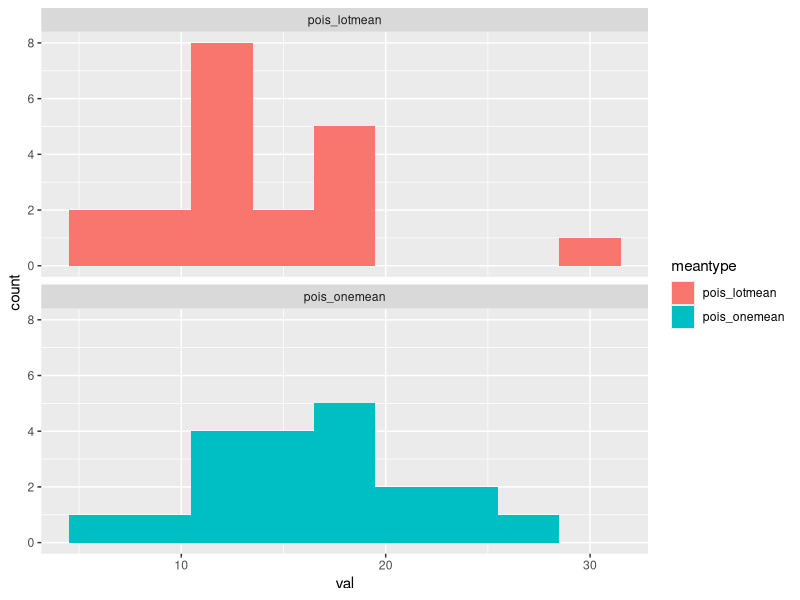
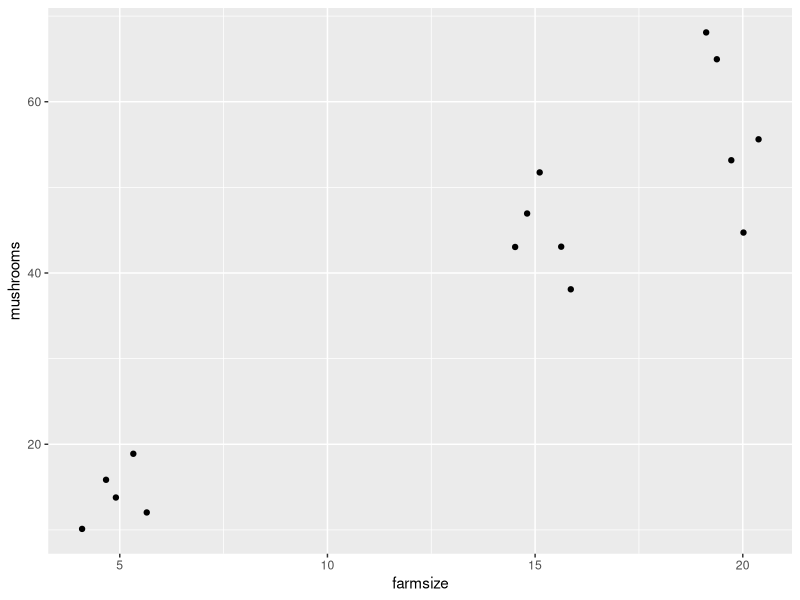

Write the R code that produced these figures, in order.
# in overdispersed count data, every observation has its own count number:

library(tidyverse)

mydat <- data_frame(
  samplenumber = letters[1:20],
  onemean      = 16,
  pois_onemean = rpois(20, onemean),
  manymeans    = rnorm(20, mean = 16, sd = 4),
  pois_lotmean = rpois(20, manymeans)
)
mydat_long <- mydat %>% 
  select(samplenumber, pois_onemean, pois_lotmean) %>% 
  gather(meantype, val, -samplenumber)

mydat_long %>% 
  ggplot(aes(x  = val, fill = meantype)) + geom_histogram(binwidth = 3) + facet_wrap(~meantype, ncol = 1)

mydat_long
library(lme4)

vanilla_poisson <- glm(val ~ 1, data = filter(mydat_long, meantype == "pois_onemean"), family = "poisson")

summary(vanilla_poisson)
exp(2.7408)


vanilla_poisson_many <- glm(val ~ 1,
                            data = filter(mydat_long,
                                          meantype == "pois_lotmean"),
                            family = "poisson")

summary(vanilla_poisson_many)


vanilla_poisson_many_mix <- glmer(val ~ 1 + (1|samplenumber),
                            data = filter(mydat_long,
                                          meantype == "pois_lotmean"),
                            family = "poisson")
summary(vanilla_poisson_many_mix)

AIC(vanilla_poisson_many_mix, vanilla_poisson_many)

exp(2.65 + 0.12)

negbin_many_ <- glmer(val ~ 1 + (1|samplenumber),
                      data = filter(mydat_long,
                                    meantype == "pois_lotmean"),
                      family = "poisson")



# offsets -----------------------------------------------------------------


#' we are interested in the occurance of a strange kind of toadstool. They are 
#' found in farmer's fields. They are found at a constant density per hectare --
#' unfortunately, we don't have data at the hectare level, just at the level of
#' _farms_

farms <- data_frame(farmsize = rep(c(5, 15, 20), each = 5))

farms_mushrooms <- farms %>% 
  mutate(mushrooms = map_dbl(farmsize, ~sum(rpois(.x, lambda = 3))))

avg_shrooms <- glm(mushrooms ~ 1, family = poisson, data = farms_mushrooms)

summary(avg_shrooms)

exp(1.317)
#' so this approach gives us a mean of about 3 mushrooms per farm -- but it is badly overdispersed
#' 
mean(farms_mushrooms$mushrooms)
#' but not wrong! This gives us the average of that column. But we don't want
#' the average _per farm_, we want the average _per hectare_.
#' 

farms_mushrooms <- farms_mushrooms %>% 
  mutate(farmsize_log = log(farmsize),
         farmsize_scale = farmsize_log - mean(farmsize_log))

farms_mushrooms %>% 
  ggplot(aes(x = farmsize, y = mushrooms)) + geom_point(position = position_jitter(width = 1))

# this works fine! gets close to the answer
avg_shrooms_offset <- glm(mushrooms ~ 1 + offset(farmsize_log), family = poisson, data = farms_mushrooms)
summary(avg_shrooms_offset)

# Not what you want! gives the average response for the average group.
avg_shrooms_offset_mod <- glm(mushrooms ~ 1 + offset(farmsize_scale), family = poisson, data = farms_mushrooms)
summary(avg_shrooms_offset_mod)

#' See this [perfectly good SO answer](https://stats.stackexchange.com/questions/237963/how-to-formulate-the-offset-of-a-glm)

farms <- data_frame(farmsize = rep(c(5, 15, 20), each = 5))

farms_mushrooms <- farms %>% 
  mutate(mushrooms = map_dbl(farmsize, ~sum(rpois(.x, lambda = 3))),
         farmsize_log = log(farmsize))

farms_mushrooms

# avg_shrooms <- glm(mushrooms ~ 1, family = poisson, data = farms_mushrooms)
# 
# summary(avg_shrooms)
# this works fine! gets close to the answer
avg_shrooms_offset <- glm(mushrooms ~ 1+ offset(log(farmsize)), family = poisson, data = farms_mushrooms)
summary(avg_shrooms_offset)
exp(coef(avg_shrooms_offset))

# if you screw up and place the offset in the model, the coefficient it gets is close to 1 -- it is set to 1 automatically.
